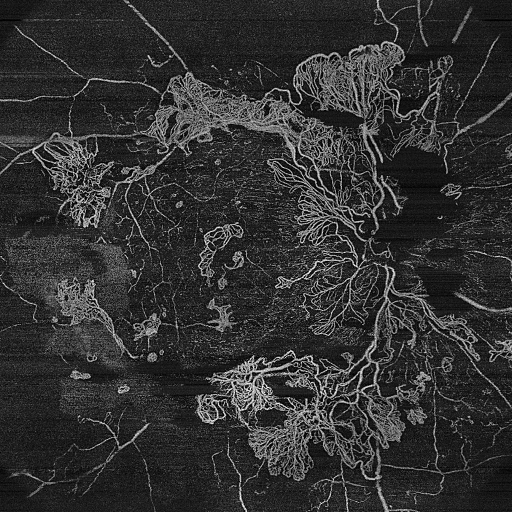
#> input picture src/ariake_octa/pdr_nve/examples/cases/case1_before.png, 1024 x 1024 px (shown at 1/2 size)
$ python -i preprocessing.py   (imports and definitions only)
#> lines starting #> are read from the running program, lines starting #| are printed output that depends on the picture
#> further down, picture is the input picture: shape (1024, 1024, 3); min 0, max 255, mean 49.5
"""画像前処理モジュール"""

from typing import Tuple

import cv2
import numpy as np
from scipy import ndimage
from skimage import exposure
from skimage.morphology import reconstruction


class ImagePreprocessor:
    """画像前処理クラス"""

    def __init__(self, clahe_blocksize: int = 127, clahe_clip_limit: float = 3.0):
        self.clahe_blocksize = clahe_blocksize
        self.clahe_clip_limit = clahe_clip_limit

    # [48 lines left out: functions apply_clahe, subtract_background, enhance_contrast, preprocess_pipeline, not called in this run]


class FilterBank:
    """各種フィルタバンク"""

    # [383 lines left out: functions _normalize_to_8bit, mexican_hat, mexican_hat_multiscale, frangi_filter, tubeness_filter_accurate, multiscale_tubeness and 2 more, not called in this run]


class AdaptiveThresholder:
    """適応的二値化クラス"""

    @staticmethod
    def phansalkar(
        image: np.ndarray, radius: int = 15, k: float = 0.25, r: float = 0.5
    ) -> np.ndarray:
        """
        Phansalkar法による適応的二値化
        マクロのAuto Local Thresholdに対応
        """
#> called with radius = 15, k = 0.25, r = 0.5

        # 局所平均と標準偏差を計算
        mean = ndimage.uniform_filter(image.astype(float), size=2 * radius + 1)
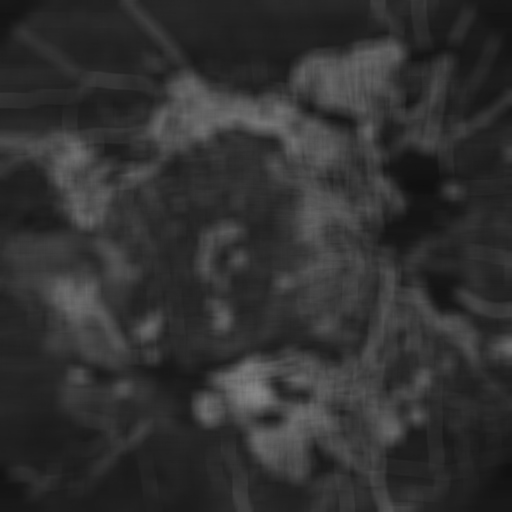
#> mean: shape (1024, 1024, 3) float64 (shown at 1/2 size); min 16.68, max 135.1, mean 49.5

        # 局所標準偏差
        mean_sq = ndimage.uniform_filter(image.astype(float) ** 2, size=2 * radius + 1)
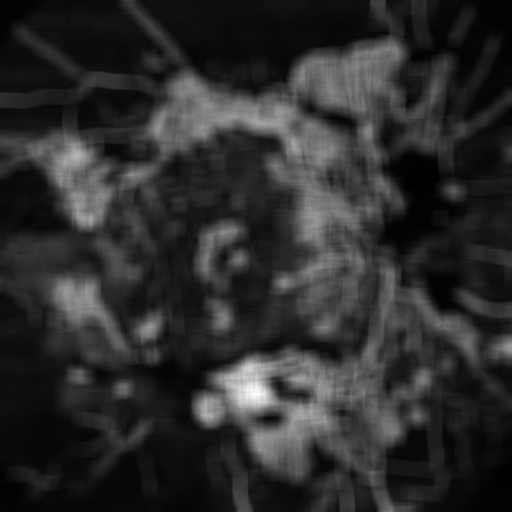
#> mean_sq: shape (1024, 1024, 3) float64 (shown at 1/2 size); min 326.9, max 23772.8, mean 4477; drawn with min black and max white
        std = np.sqrt(mean_sq - mean**2)
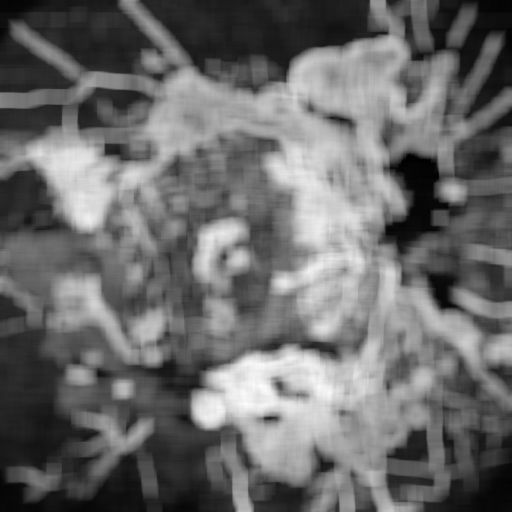
#> std: shape (1024, 1024, 3) float64 (shown at 1/2 size); min 5.6, max 80.69, mean 37.3; drawn with min black and max white

        # Phansalkar閾値
        threshold = mean * (1 + k * np.exp(-r * mean) + k * (std / np.sqrt(mean_sq)))

        # 二値化
        binary = (image > threshold).astype(np.uint8) * 255
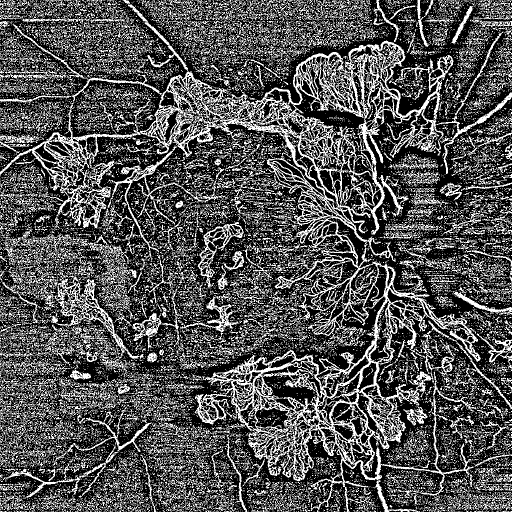
#> binary: shape (1024, 1024, 3) (shown at 1/2 size); 32.5% white in thin lines or dots

        return binary

    @staticmethod
    def adaptive_threshold(
        image: np.ndarray,
        method: str = "phansalkar",
        radius: int = 15,
        **kwargs,
    ) -> np.ndarray:
        """
        適応的二値化の統合インターフェース

        Parameters:
        -----------
        method : str
            'phansalkar', 'sauvola', 'niblack', 'mean', 'gaussian'
        """
        if method == "phansalkar":
            return AdaptiveThresholder.phansalkar(image, radius, **kwargs)

        elif method == "sauvola":
            from skimage.filters import threshold_sauvola

            threshold = threshold_sauvola(image, window_size=2 * radius + 1, **kwargs)
            return (image > threshold).astype(np.uint8) * 255

        elif method == "niblack":
            from skimage.filters import threshold_niblack

            threshold = threshold_niblack(image, window_size=2 * radius + 1, **kwargs)
            return (image > threshold).astype(np.uint8) * 255

        elif method == "mean":
            binary = cv2.adaptiveThreshold(
                image,
                255,
                cv2.ADAPTIVE_THRESH_MEAN_C,
                cv2.THRESH_BINARY,
                2 * radius + 1,
                -2,
            )
            return binary

        elif method == "gaussian":
            binary = cv2.adaptiveThreshold(
                image,
                255,
                cv2.ADAPTIVE_THRESH_GAUSSIAN_C,
                cv2.THRESH_BINARY,
                2 * radius + 1,
                -2,
            )
            return binary

        else:
            raise ValueError(f"Unknown method: {method}")

    # [47 lines left out: function sauvola, not called in this run]


class BinaryPostProcessor:
    """二値化後の後処理クラス"""

    # [271 lines left out: functions remove_small_objects, fill_holes, morphological_closing, morphological_opening, despeckle, _despeckle_morphological and 5 more, not called in this run]

>>> import cv2
>>> picture = cv2.imread('../ariake_octa/pdr_nve/examples/cases/case1_before.png')
>>> result = AdaptiveThresholder().adaptive_threshold(picture)

$ run again, on src/ariake_octa/pdr_nve/examples/cases/case2_before.png
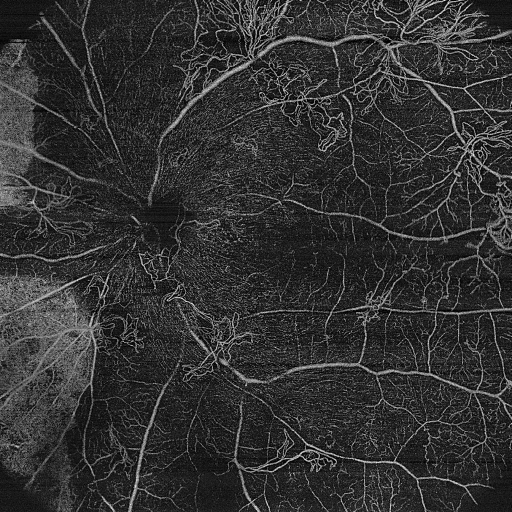
#> input picture src/ariake_octa/pdr_nve/examples/cases/case2_before.png, 1024 x 1024 px (shown at 1/2 size)
#> picture is the input picture: shape (1024, 1024, 3); min 0, max 255, mean 49.9
#> in phansalkar, `std = np.sqrt(mean_sq - mean**2)`:
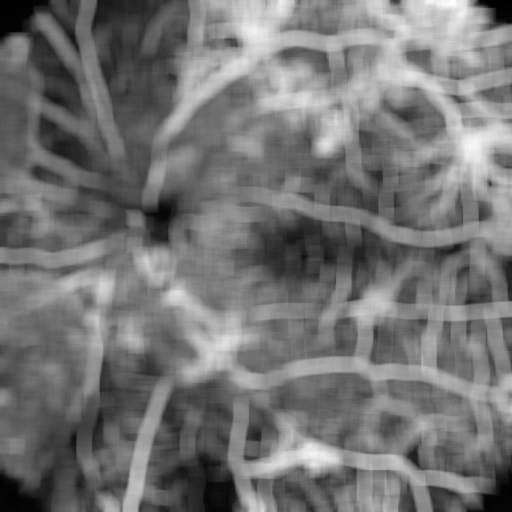
#> std: shape (1024, 1024, 3) float64 (shown at 1/2 size); min 6.27, max 71.47, mean 36; drawn with min black and max white
#> in phansalkar, `binary = (image > threshold).astype(np.uint8) * 255`:
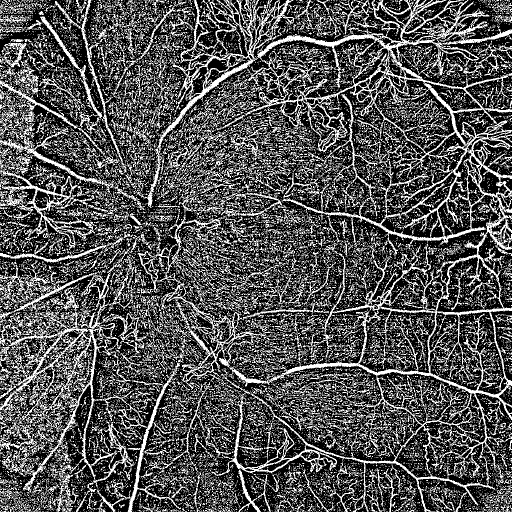
#> binary: shape (1024, 1024, 3) (shown at 1/2 size); 32.6% white in thin lines or dots
